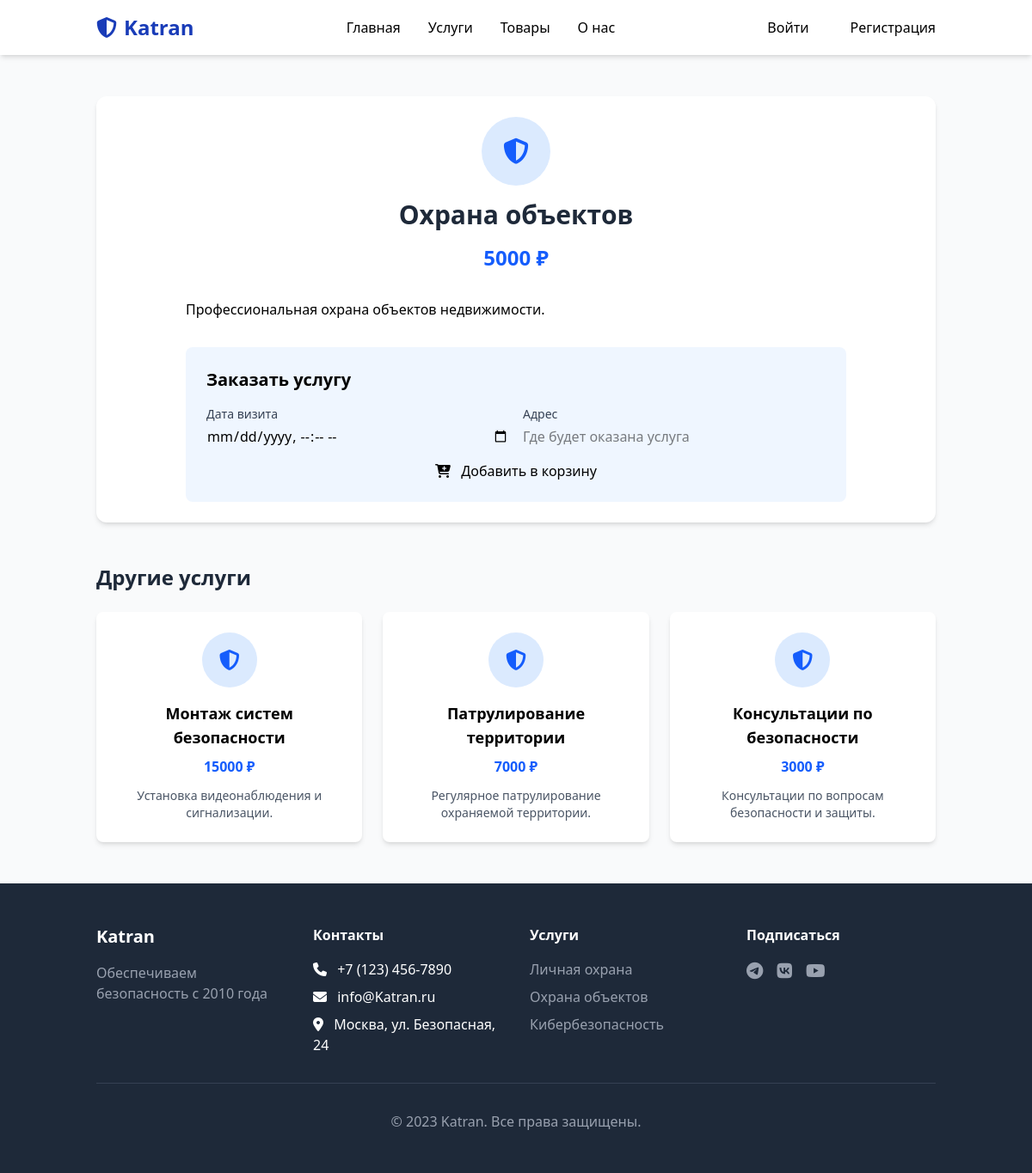
The app's page /services/1/ with its own data.
### Services/models.py (models this page shows, shortened)
class ServiceModel(models.Model):
    name = models.CharField(max_length=50, blank=True)
    price = models.IntegerField(blank=True)
    text = models.TextField(blank=True)
    typeId = models.ForeignKey(TypeModel, on_delete=models.CASCADE, limit_choices_to={'typeResource': 2}, related_name='services')
    iconId = models.ForeignKey(IconModel, on_delete=models.PROTECT, blank=True, null=True)
    class Meta:
        db_table = 'services'

### Services/views.py (the view)
# urls.py: path('services/<int:pk>/', ServiceViews.serviceDetailView, name='service_detail'),
def serviceDetailView(request, pk):
    service = get_object_or_404(ServiceModel, pk=pk)
    other_services = ServiceModel.objects.exclude(pk=pk)[:3]
    context = {
        'service': service,
        'other_services': other_services,
    }
    return render(request, 'Services/serviceDetail.html', context)

### templates/Services/serviceDetail.html (shortened to what this page needs)
{% extends "base.html" %}
{% block content %}
<section class="py-12 bg-gray-50">
    <div class="container mx-auto px-6">
        <div class="bg-white rounded-xl shadow-md overflow-hidden p-6">
            <div class="text-center mb-8">
                <div class="w-20 h-20 bg-blue-100 rounded-full flex items-center justify-center mx-auto mb-4 text-blue-600 text-3xl">
                    <i class="fas fa-shield-alt"></i>
                </div>
                <h1 class="text-3xl font-bold text-gray-800">{{ service.name }}</h1>
                <div class="mt-4 text-2xl font-bold text-blue-600">{{ service.price }} ₽</div>
            </div>
            <div class="max-w-3xl mx-auto">
                <div class="prose max-w-none">
                    {{ service.text|linebreaks }}
                </div>
                <div class="mt-8 bg-blue-50 rounded-lg p-6">
                    <h3 class="text-xl font-semibold mb-4">Заказать услугу</h3>
                    <form method="POST" action="{% url 'add_to_cart_service' service.id %}">
                        <div class="grid grid-cols-1 md:grid-cols-2 gap-4">
                            <div>
                                <label for="date" class="block text-sm font-medium text-gray-700 mb-1">Дата визита</label>
                                <input type="datetime-local" id="date" name="date" required
                                       class="input-field w-full">
                            </div>
                            <div>
                                <label for="address" class="block text-sm font-medium text-gray-700 mb-1">Адрес</label>
                                <input type="text" id="address" name="address" required
                                       class="input-field w-full" placeholder="Где будет оказана услуга">
                            </div>
                        </div>
                        <button type="submit" class="btn-primary-lg mt-4 w-full">
                            <i class="fas fa-cart-plus mr-2"></i> Добавить в корзину
                        </button>
                    </form>
                </div>
            </div>
        </div>
        <div class="mt-12">
            <h2 class="text-2xl font-bold text-gray-800 mb-6">Другие услуги</h2>
            <div class="grid grid-cols-1 md:grid-cols-3 gap-6">
                {% for other in other_services %}
                <a href="{% url 'service_detail' other.id %}" class="bg-white rounded-lg overflow-hidden shadow-md hover:shadow-xl transition-shadow duration-300 p-6 text-center">
                    <div class="w-16 h-16 bg-blue-100 rounded-full flex items-center justify-center mx-auto mb-4 text-blue-600 text-2xl">
                        <i class="fas fa-shield-alt"></i>
                    </div>
                    <h3 class="font-semibold text-lg mb-2">{{ other.name }}</h3>
                    <p class="text-blue-600 font-bold mb-3">{{ other.price }} ₽</p>
                    <p class="text-gray-600 text-sm line-clamp-2">{{ other.text|truncatewords:15 }}</p>
                </a>
                {% endfor %}
            </div>
        </div>
    </div>
</section>
{% endblock %}

### static/css/styles_default.css (style rules this page uses)
.btn-primary-lg { @apply px-6 py-3 bg-blue-600 text-white rounded-lg hover:bg-blue-700 transition-colors duration-300 inline-flex items-center; }
.input-field { @apply appearance-none relative block w-full px-3 py-3 border border-gray-300 placeholder-gray-500 text-gray-900 rounded-lg focus:outline-none focus:ring-blue-500 focus:border-blue-500 focus:z-10 sm:text-sm transition-all duration-300; }

### records on screen
ServiceModel: name "Охрана объектов", price "5000", text "Профессиональная охрана объектов недвижимости."
ServiceModel: name "Монтаж систем безопасности", price "15000", text "Установка видеонаблюдения и сигнализации."
ServiceModel: name "Патрулирование территории", price "7000", text "Регулярное патрулирование охраняемой территории."
ServiceModel: name "Консультации по безопасности", price "3000", text "Консультации по вопросам безопасности и защиты."
